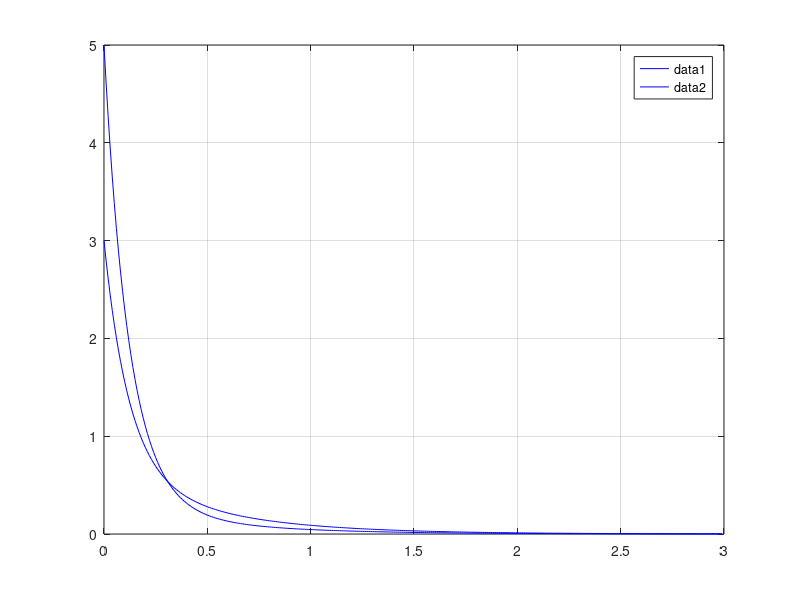

The MATLAB source for this figure:
function EDO_CuadroGrande
% Datos

y1 = 5; y2 = 3; w=1;
t0=0;
dt = 0.01;
N_dt = 300;

t = zeros(1, N_dt); %esta matriz tiene una fila
y = zeros(2, N_dt); %esta matriz tiene dos filas
k1 = zeros(2,N_dt);

tg = zeros(1,N_dt);

yg = zeros(2,N_dt);

k2 = zeros(2,N_dt);

Y_grande = zeros(2,N_dt);


t(1)=t0;
y(1,1)=y1;
y(2,1)=y2;

for i=1: N_dt-1

  k1(1,1) = dt*(-10*y(1,i)+4*y(2,i));
  k1(2,1) = dt*(-4*y(1,i)+0*y(2,i));

  %actualizacion del k1
  k1(1,1+i)= k1(1,1);
  k1(2,1+i)= k1(2,1); % aca dejo guardado todos los k1 en la matriz

  tg(1,i)= t(i) + dt/2*w;
  %actualizamos los tg
  tg(1,i+1)= tg(1,i);

  yg(1,1) = y(1,1)+ k1(1,1)*1/2*w;
  yg(2,1) = y(2,1)+ k1(2,1)*1/2*w;

  %actualizamos los yg
  yg(1,i+1)= yg(1,1);
  yg(2,1+i)= yg(2,1);

  k2(1,1)= dt*(-10*yg(1,1)+4*y(2,1));
  k2(2,1)= dt*(-4*yg(1,1)+0*y(2,1));

  %actualizacion k2
  k2(1,1+i)= k2(1,1);
  k2(2,1+i)= k2(2,1);

  Y_grande(1,1) = y(1,1) + k2(1,1); %estos serian los y1(n+1) e y2(n+1)
  Y_grande(2,1) = y(2,1) + k2(2,1);

  %actualizar los y grande
  Y_grande(1,1+i)= Y_grande(1,1);
  Y_grande(2,1+i)= Y_grande(2,1);

  %guardamos todos los Y
  y(1,i+1) = y(1,i)+ k1(1,1);
  y(2,i+1) = y(2,i)+ k1(2,1);

  t(i+1) = dt + t(i);

end


% Graficar las soluciones aproximadas
 figure(1)
plot(t,y(:,:),'b')
legend show;
grid on;


endfunction
